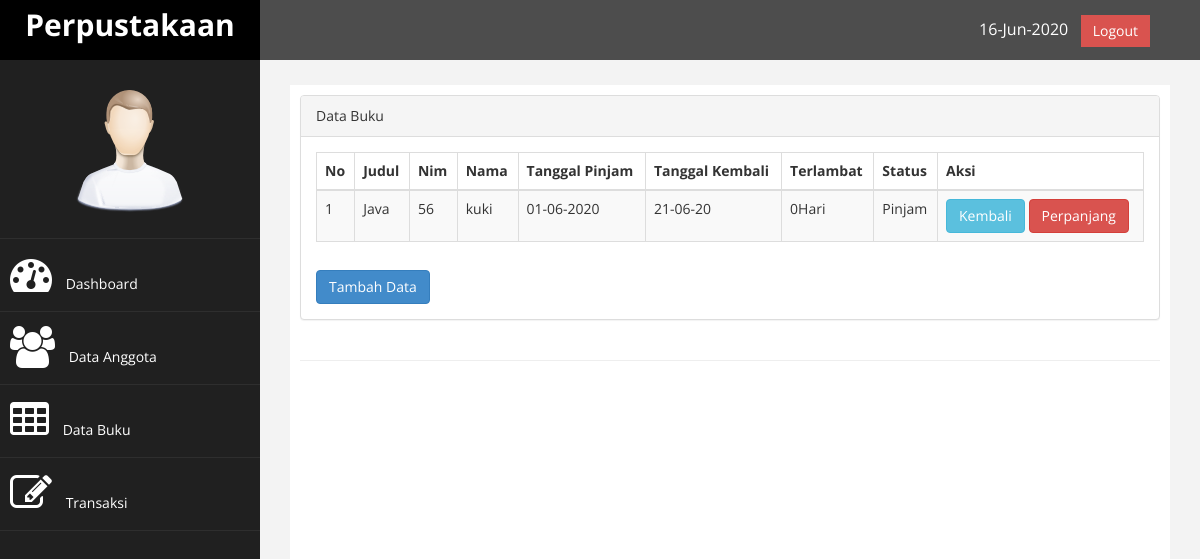
The page /index.php?page=transaksi (signed in) on the database its author committed.
### tables this page shows
CREATE TABLE `tb_transaksi` (
  `id` int(9) NOT NULL,
  `judul` varchar(200) NOT NULL,
  `nim` varchar(11) NOT NULL,
  `nama` varchar(250) NOT NULL,
  `tgl_pinjam` varchar(30) NOT NULL,
  `tgl_kembali` varchar(30) NOT NULL,
  `status` varchar(100) NOT NULL
);

### function.php (called while the page is built)
<?php
	function terlambat($tgl_dateline, $tgl_kembali){
	$tgl_dateline_pecah = explode("-", $tgl_dateline);
	$tgl_dateline_pecah = $tgl_dateline_pecah[2]."-".$tgl_dateline_pecah[1]."-".$tgl_dateline_pecah[0];
	$tgl_kembali_pecah = explode("-", $tgl_kembali);
	$tgl_kembali_pecah = $tgl_kembali_pecah[2]."-".$tgl_kembali_pecah[1]."-".$tgl_kembali_pecah[0];
	$selisih = strtotime($tgl_kembali_pecah)-strtotime($tgl_dateline_pecah);
	$selisih = $selisih/864000000;
	if ($selisih>=1) {
		$hasil_tgl = floor($selisih);
	}else{
		$hasil_tgl = 0;
	}
	return $hasil_tgl;
	}
?>

### page/transaksi/transaksi.php (the view)
<div class="row">
	<div class="col-md-12">
        <div class="panel panel-default">
        	<div class="panel-heading">
                Data Buku
            </div>
            <div class="panel-body">
            <div class="table-responsive">
                <table class="table table-striped table-bordered table-hover" id="dataTables-example">
                	<thead>
                		<tr>
                			<th>No</th>
                            <th>Judul</th>
                            <th>Nim</th>
                            <th>Nama</th>
                            <th>Tanggal Pinjam</th>
                            <th>Tanggal Kembali</th>
							<th>Terlambat</th>
							<th>Status</th>
							<th>Aksi</th>
                        </tr>
                    </thead>
                    <tbody>
                    	<?php
                    	$no = 1;
                    	$sql = $koneksi->query("select * from tb_transaksi where status='pinjam'");
                    	while ($data=$sql->fetch_assoc()) {
                    		?>
                    		<tr>
                    			<td><?php echo $no++; ?></td>
                                <td><?php echo $data['judul']?></td>
                                <td><?php echo $data['nim'];?></td>
								<td><?php echo $data['nama'];?></td>
								<td><?php echo $data['tgl_pinjam'];?></td>
								<td><?php echo $data['tgl_kembali'];?></td>
							<td>
									<?php
									$denda = 1000;
									$tgl_dateline = $data['tgl_kembali'];
									$tgl_kembali = date('Y-m-d');
									$lambat = terlambat($tgl_dateline, $tgl_kembali);
									$denda1 = $lambat*$denda;
									if ($lambat>0) {
										echo "<font color='red'>$lambat hari<br>(Rp $denda1)</font>";
									}else{
										echo $lambat."Hari";
									}
									?>
								</td>
								<td><?php echo $data['status'];?></td>
								<td>
									<a href="?page=transaksi&aksi=kembali&id=<?php echo $data['id']; ?>&judul= <?php echo $data['judul']; ?>" class="btn btn-info" > Kembali </a>
									<a href="?page=transaksi&aksi=perpanjang&id=<?php echo $data['id']; ?>&judul=<?php echo $data['judul']?>&lambat=<?php echo $lambat ?>&tgl_kembali=<?php echo $data['tgl_kembali']?>" class="btn btn-danger" > Perpanjang</a>
								</td>
							</tr>
						<?php } ?>
					</tbody>
					</table>
					</div>
					<a href="?page=transaksi&aksi=tambah" class="btn btn-primary" style="margin-top: 8px;">Tambah Data</a>
				</div>
			</div>
		</div>
	</div>

### assets/css/custom.css (style rules this page uses)
body { font-family: 'Open Sans', sans-serif; }

### rows shown on the page
tb_transaksi: judul "Java", nim "56", nama "kuki", tgl_pinjam "01-06-2020", tgl_kembali "21-06-20", tgl_kembali "0", status "Pinjam"
